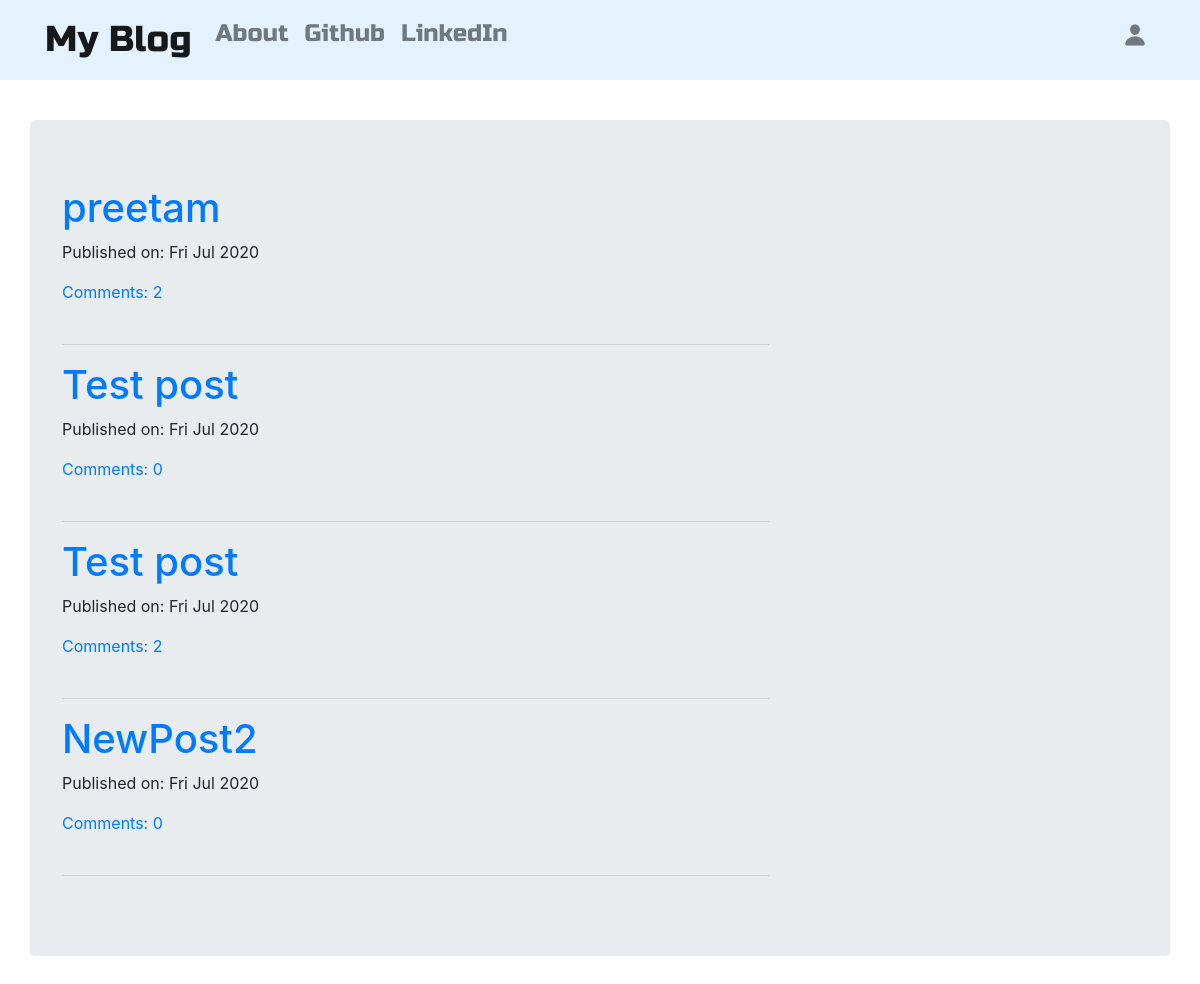
The page / on the database its author committed.
### blog/models.py (models this page shows, shortened)
class Post(models.Model):
    author = models.ForeignKey('auth.User',on_delete=models.CASCADE)
    title = models.CharField(max_length = 200)
    text = models.TextField()
    created_date = models.DateTimeField(default=timezone.now)
    published_date = models.DateTimeField(blank = True,null=False)
    def approve_comments(self):
        return self.comments.filter(approved_comment=True)

### blog/views.py (the view)
# urls.py: path('',views.PostListView.as_view(),name ='post_list' ),
class PostListView(ListView):
    model = Post
    def get_queryset(self):
        return Post.objects.filter(published_date__lte = timezone.now()).order_by('-published_date')

### blog/templates/blog/post_list.html
{% extends 'blog/base.html' %}
{% block content %}
<div class="centrestage">
  {% for post in post_list %}
  <div class="post">
    <h1>
      <a href="{% url 'post_detail' pk=post.pk %}">{{post.title}}</a>
    </h1>
    <div class="date">
      <p>Published on: {{post.published_date|date:"D M Y"}}</p>
    </div>
    <a href="{% url 'post_detail' pk=post.pk%}">Comments: {{post.approve_comments.count}}</a>
  </div>
  <br>
  <hr>
  {% endfor %}
</div>
{% endblock %}

### blog/templates/blog/base.html (shortened to what this page needs)
<!DOCTYPE html>
{% load static %}
<html>
  <head>
    <link rel="stylesheet" href="https://stackpath.bootstrapcdn.com/bootstrap/4.5.0/css/bootstrap.min.css">
    <link rel="stylesheet" href="//cdn.jsdelivr.net/npm/medium-editor@latest/dist/css/medium-editor.min.css" type="text/css" media="screen" charset="utf-8">
    <link rel="stylesheet" href="{% static 'css/blog.css'%}">
  </head>
  <body>
    <nav class="navbar navbar-expand-lg navbar-light fixed-top techfont custom-navbar" style="background-color: #e3f2fd;">
      <div class="container">
        <ul class="nav navbar-nav mr-auto">
          <li class="nav-item"><a class='navbar-brand bigbrand' href ="{% url 'post_list' %}">My Blog</a></li>
          <li class="nav-item"><a class="nav-link" href = "{% url 'about'%}">About</a></li>
          <li class="nav-item"><a class="nav-link" href = "https://www.github.com">Github</a></li>
          <li class="nav-item"><a class="nav-link" href = "https://www.linkedin.com">LinkedIn</a></li>
        </ul>
        <ul class="nav navbar-nav navbar-right">
          {% if user.is_authenticated %}
          <li class="nav-item">
            <a class="nav-link" href="{% url 'post_new' %}">New Post</a>
          </li>
          <li class="nav-item">
            <a class="nav-link" href="{% url 'post_draft_list' %}">Drafts</a>
          </li>
          <li class="nav-item">
            <a class="nav-link" href="{% url 'logout' %}"><ion-icon name="person"></ion-icon></a>
          </li>
          <li class="nav-item">
            <a class="nav-link" >Welcome:{{user.username}}</a>
          </li>
          {% else %}
          <li class="nav-item">
            <a class="nav-link nav navbar-right" href="{% url 'login' %}"><ion-icon name="person"></ion-icon></a>
          </li>
        </ul>
          {% endif %}
      </div>
    </nav>
    <br>
    <br>
    <br>
    <br><br>
    <div class="content container jumbotron loader">
      <div class="row">
        <div class="col-md-8">
          <div class="blog_posts">
            {% block content %}
            {% endblock %}
          </div>
        </div>
      </div>
    </div>
  </body>
</html>

### blog/static/css/blog.css (style rules this page uses)
.techfont { font-family: 'Russo One', sans-serif; font-size: 1.5em; margin-bottom: 10px; }
.bigbrand { font-size: 1.5em; }
.loader { filter:hue-rotate(0deg); color: linear-gradient(45deg,#0f8,#08f); animation:hue 5000ms infinite linear; }

### rows shown on the page
Post: title "preetam", published_date "Fri Jul 2020", approve_comments.count "2"
Post: title "Test post", published_date "Fri Jul 2020", approve_comments.count "0"
Post: title "Test post", published_date "Fri Jul 2020", approve_comments.count "2"
Post: title "NewPost2", published_date "Fri Jul 2020", approve_comments.count "0"
